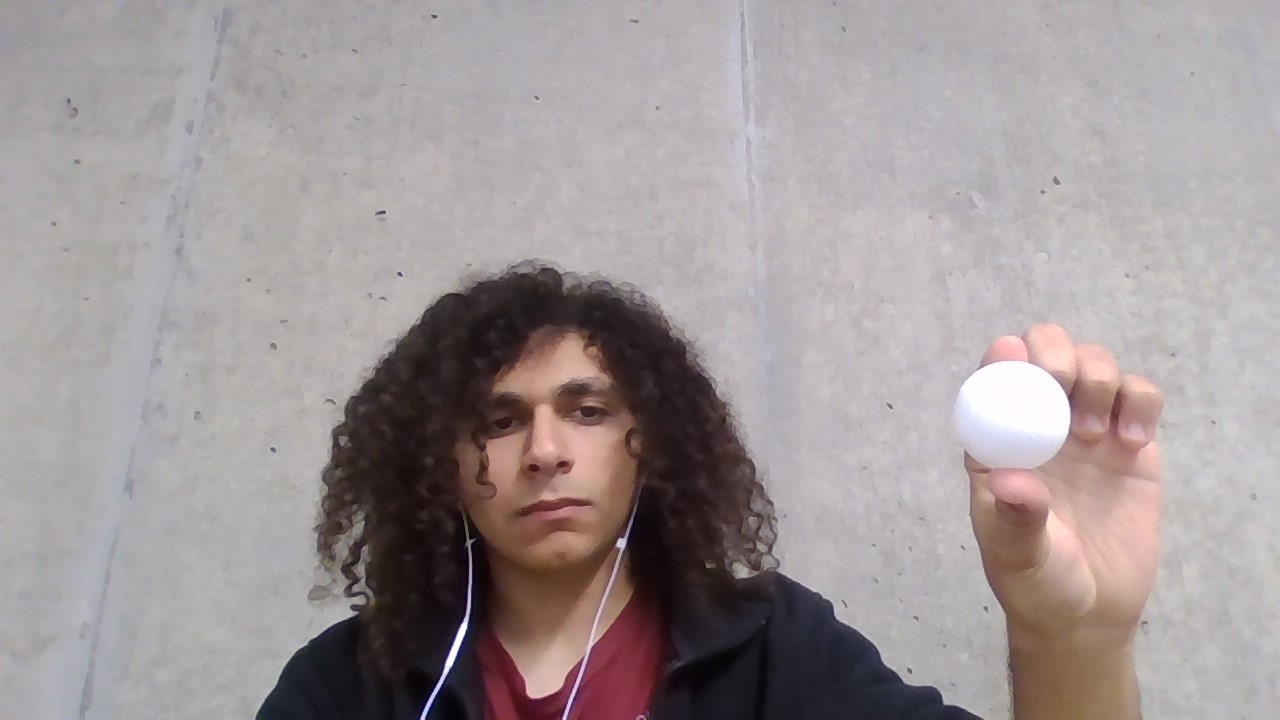
#> input picture pictures/ball_3.jpg, 1280 x 720 px, found by its file name
$ python BallDetect.py
#> lines starting #> are read from the running program, lines starting #| are printed output that depends on the picture; after the words box and inside, x2 and y2 are one past the last pixel; in counts of white or black regions, pixels touching at a corner belong together
# ## License: Apache 2.0. See LICENSE file in root directory.
# ## Copyright(c) 2015-2017 RealSense, Inc. All Rights Reserved.

# #####################################################
# ## librealsense tutorial #1 - Accessing depth data ###
# #####################################################

# # First import the library
import pyrealsense2 as rs
import cv2
import numpy as np
# import os
# print(os.listdir())

# Read image
im = cv2.imread("pictures/ball_3.jpg", cv2.IMREAD_GRAYSCALE)
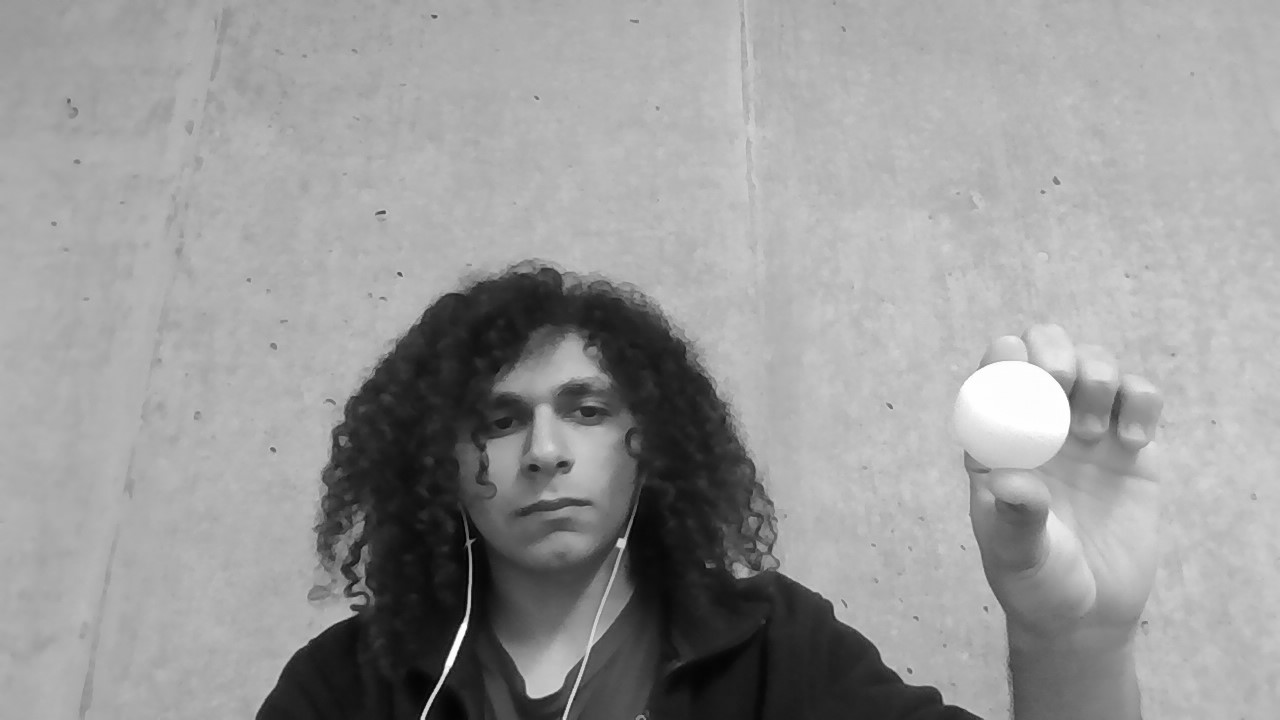
#> im: shape (720, 1280); min 0, max 255, mean 152.9

# Set up the detector with default parameters.
params = cv2.SimpleBlobDetector_Params()

# Detect bright blobs (white ball)
params.filterByColor = True
params.blobColor = 255

# Size filtering (tune minArea for your image)
params.filterByArea = True
params.minArea = 1000 # used to be 100
params.maxArea = 200_000

# Shape filtering (reject edges/corners)
params.filterByCircularity = True
params.minCircularity = 0.6 # larger number because ping pong ball are round ash

params.filterByInertia = True # used to be false
params.minInertiaRatio = 0.1

params.filterByConvexity = True # used to be false
params.minConvexity = 0.5

detector = cv2.SimpleBlobDetector_create(params)

blur = cv2.GaussianBlur(im, (9,9), 0)

# adaptive threshold handles uneven lighting / shadows
bw = cv2.adaptiveThreshold(
    blur, 255,
    cv2.ADAPTIVE_THRESH_GAUSSIAN_C,
    cv2.THRESH_BINARY,
    101,  # blockSize (odd) -> bigger = smoother lighting model
    -15   # C -> shifts threshold; make more negative to include darker parts
)
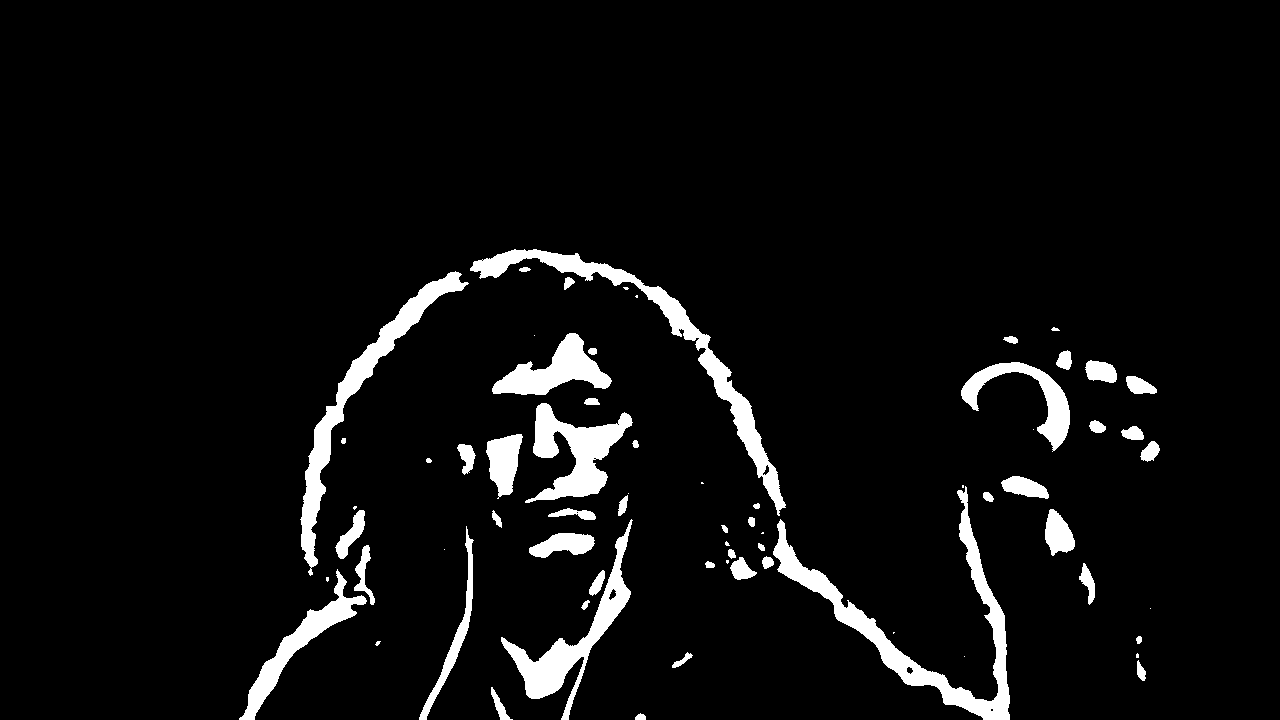
#> bw: shape (720, 1280); 5.5% white; 69 white regions (18 under 20 px), largest, box (x1, y1, x2, y2) and area: (773, 486, 1010, 720) 7850, (470, 249, 786, 516) 6629, (300, 271, 469, 576) 5810

# fill in shadow gaps / holes
kernel = cv2.getStructuringElement(cv2.MORPH_ELLIPSE, (5,5))
bw = cv2.morphologyEx(bw, cv2.MORPH_CLOSE, kernel, iterations=1)
#> bw: shape (720, 1280); 5.5% white; 59 white regions (13 under 20 px), largest, box (x1, y1, x2, y2) and area: (762, 485, 1010, 720) 8039, (470, 249, 786, 516) 6755, (300, 271, 469, 576) 5832

# Detect blobs.
keypoints = detector.detect(bw)
#> keypoints = ()

# Draw detected blobs as red circles.
# cv2.DRAW_MATCHES_FLAGS_DRAW_RICH_KEYPOINTS ensures the size of the circle corresponds to the size of blob
im_with_keypoints = cv2.drawKeypoints(im, keypoints, np.array([]), (0,0,255), cv2.DRAW_MATCHES_FLAGS_DRAW_RICH_KEYPOINTS)

# Show keypoints
cv2.imshow("Keypoints", im_with_keypoints)
cv2.imshow("bw", bw)
cv2.waitKey(0)

$ run again, with pictures/ball_1.jpg copied over pictures/ball_3.jpg
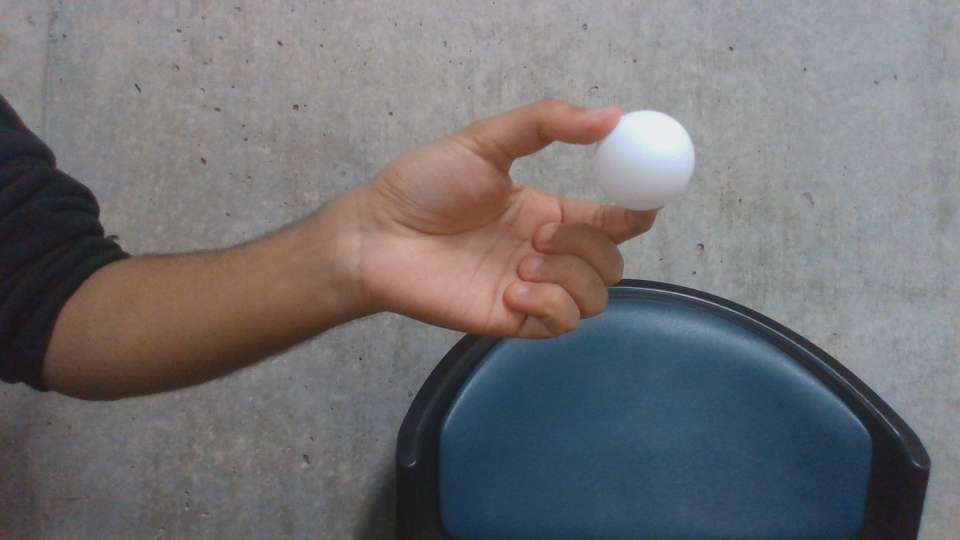
#> input picture pictures/ball_1.jpg, 1920 x 1080 px, found by its file name (shown at 1/2 size)
#> `im = cv2.imread("pictures/ball_3.jpg", cv2.IMREAD_GRAYSCALE)`:
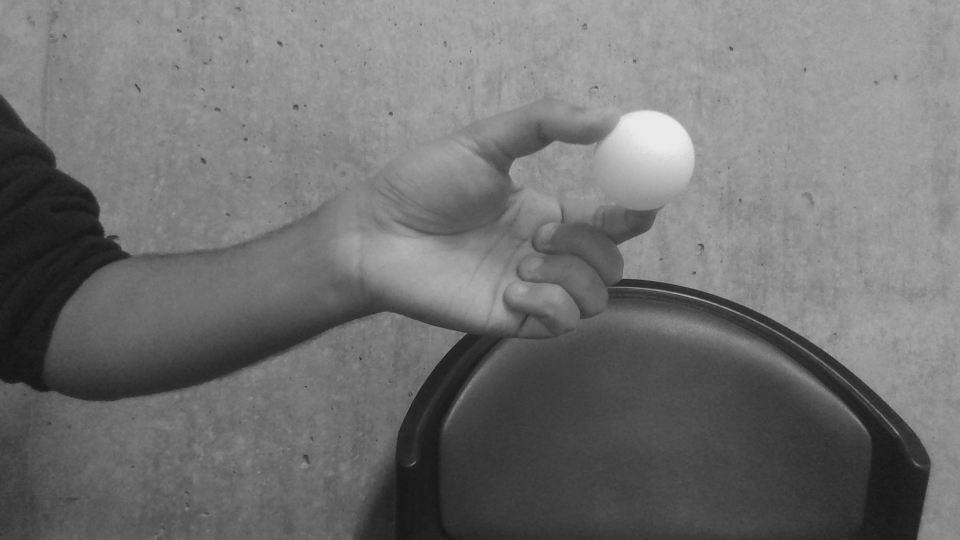
#> im: shape (1080, 1920) (shown at 1/2 size); min 18, max 237, mean 113.5
#> `bw = cv2.adaptiveThreshold( blur, 255, cv2.ADAPTIVE_THRESH_GAUSSIAN_C,..`:
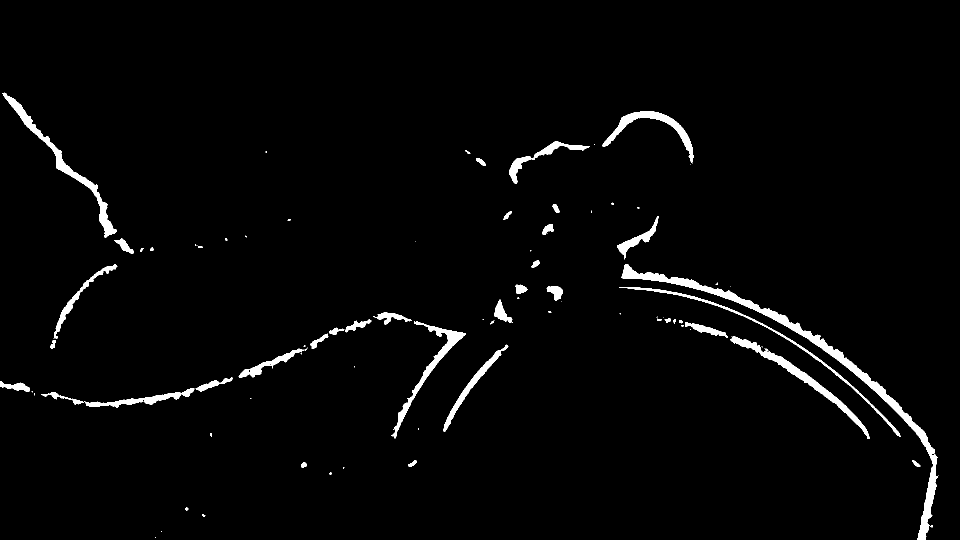
#> bw: shape (1080, 1920) (shown at 1/2 size); 2.4% white; 87 white regions (43 under 20 px), largest, box (x1, y1, x2, y2) and area: (1243, 528, 1877, 1080) 12528, (5, 185, 234, 476) 4723, (1460, 672, 1740, 878) 4212
#> keypoints = ()
